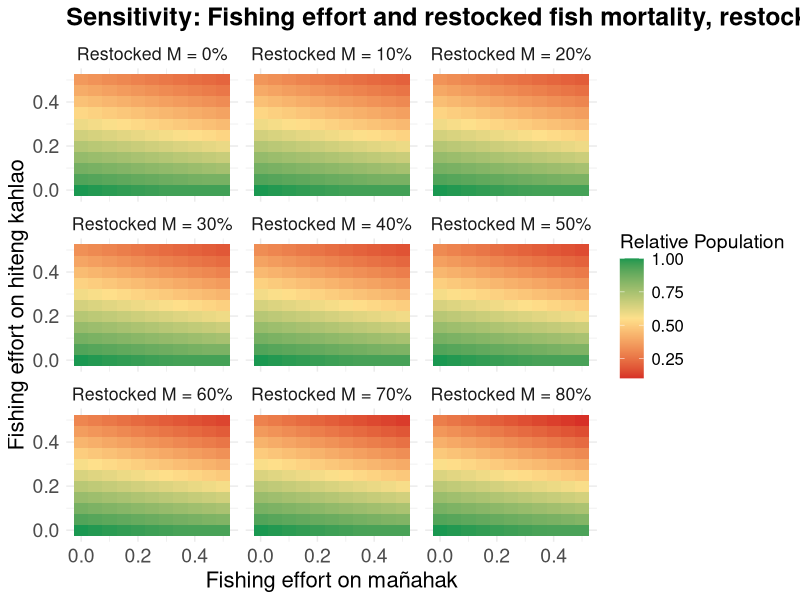

The R source for this figure:
library(tidyverse)
library(viridis)

# Parameters
burn_in_time <- 100  # Define burn-in period of 100 timesteps
time_steps <- 500 

# Parameters
juvenile_survival_rate <- 1 - ((0.429 * 2) / 2)
subadult_survival_rate <- 1 - ((0.429 * 1.5) / 2)
adult_survival_rate <- 1 - (0.429 / 2)

juvenile_to_subadult_rate <- 1
subadult_to_adult_rate <- 0.5

reproduction_rate <- 2
reproduction_rate_2 <- 1.5

carrying_capacity <- 68
time_steps <- 500

# Parameter ranges
fishing_effort_values <- seq(0, 0.5, by = 0.05)

# Define the range of restocking mortality rates
restocking_mortality_rates <- seq(0, 0.8, by = 0.1)

#restocking scenario
restocked_juveniles = 1

#Current fishing for burn in
F_current_instantaneous <- 0.09
F_current_discrete <- 1 - exp(-F_current_instantaneous)
F_current_discrete_juv <- 0.01




# Update run_simulation to include restocking mortality
run_simulation <- function(F_adults, F_juveniles, restocked_juveniles, restocking_mortality_rate, burn_in_time = 100) {
  juvenile_population <- 10
  subadult_population <- 10
  adult_population <- 10
  
  # Store population over time
  population_over_time <- numeric(time_steps)
  
  for (t in 1:time_steps) {
    if (t <= burn_in_time) {
      # Burn-in period with burn in fishing and no restocking
      F_adults_current <- F_current_discrete
      F_juveniles_current <- F_current_discrete_juv
      restocking <- 0
    } else {
      # Post burn-in period with specified fishing and restocking
      F_adults_current <- F_adults
      F_juveniles_current <- F_juveniles
      restocking <- restocked_juveniles * (1 - restocking_mortality_rate)
    }
    
    if (t %% 2 == 0) {
      current_reproduction_rate <- reproduction_rate
    } else {
      current_reproduction_rate <- reproduction_rate_2
    }
    
    total_population <- juvenile_population + subadult_population + adult_population
    new_juveniles <- adult_population * current_reproduction_rate * (1 - total_population / carrying_capacity)
    surviving_juveniles <- juvenile_population * juvenile_survival_rate * (1 - F_juveniles_current)
    new_subadults <- juvenile_population * juvenile_to_subadult_rate
    surviving_subadults <- subadult_population * subadult_survival_rate
    new_adults <- subadult_population * subadult_to_adult_rate
    surviving_adults <- adult_population * adult_survival_rate * (1 - F_adults_current)
    
    if (t %% 2 == 0) {
      subadult_population <- max(0, new_subadults + surviving_subadults - new_adults + restocking)
    } else {
      subadult_population <- max(0, new_subadults + surviving_subadults - new_adults)
    }
    
    juvenile_population <- max(0, new_juveniles + surviving_juveniles - new_subadults)
    adult_population <- max(0, new_adults + surviving_adults)
    # Store total population at each timestep
    population_over_time[t] <- juvenile_population + subadult_population + adult_population
  }
  
  # Return the average of the last 20 timesteps
  avg_population_last_20 <- mean(population_over_time[(time_steps - 19):time_steps])
  
  return(avg_population_last_20)
}

# Sensitivity analysis loop
all_results <- data.frame()

for (restocking_mortality_rate in restocking_mortality_rates) {
  # Create a dataframe to store results for this restocking mortality rate
  sensitivity_results <- expand.grid(
    F_adults = fishing_effort_values,
    F_juveniles = fishing_effort_values
  ) %>%
    mutate(
      Avg_Total_Population = 0
    )
  
  # Reference population with zero fishing effort
  reference_population <- run_simulation(
    F_adults = 0,
    F_juveniles = 0,
    restocked_juveniles = 1,
    restocking_mortality_rate = restocking_mortality_rate,
    burn_in_time = 100
  )
  
  # Sensitivity analysis loop
  for (i in seq_len(nrow(sensitivity_results))) {
    sensitivity_results$Avg_Total_Population[i] <- run_simulation(
      F_adults = sensitivity_results$F_adults[i],
      F_juveniles = sensitivity_results$F_juveniles[i],
      restocked_juveniles = 1,
      restocking_mortality_rate = restocking_mortality_rate,
      burn_in_time = 100
    )
  }
  
  # Normalize by the reference population
  sensitivity_results <- sensitivity_results %>%
    mutate(
      Relative_Population = Avg_Total_Population / reference_population,
      Restocking_Mortality = paste0(restocking_mortality_rate * 100, "%")
    )
  
  # Combine results for all restocking mortality rates
  all_results <- bind_rows(all_results, sensitivity_results)
}

# Custom labeller function for restocking mortality
restocking_labeller <- function(values) {
  paste("Restocked M =", values)
}

# Update the code to use this custom labeller
ggplot(all_results, aes(x = F_juveniles, y = F_adults, fill = Relative_Population)) +
  geom_tile() +
  facet_wrap(
    ~Restocking_Mortality, 
    labeller = labeller(Restocking_Mortality = function(values) restocking_labeller(values))
  ) +
  scale_fill_gradientn(
    colors = c("#d73027", "#fee08b", "#1a9850"), # Color-blind friendly palette
    name = bquote("Relative Population")
  ) +
  labs(
    x = "Fishing effort on mañahak",
    y = "Fishing effort on hiteng kahlao",
    title = "Sensitivity: Fishing effort and restocked fish mortality, restocking = 1g/m²"
  ) +
  theme_minimal() +
  theme(
    text = element_text(size = 16),
    plot.title = element_text(size = 18, face = "bold"),
    axis.title = element_text(size = 16),
    axis.text = element_text(size = 14),
    legend.title = element_text(size = 14),
    legend.text = element_text(size = 12)
  )








